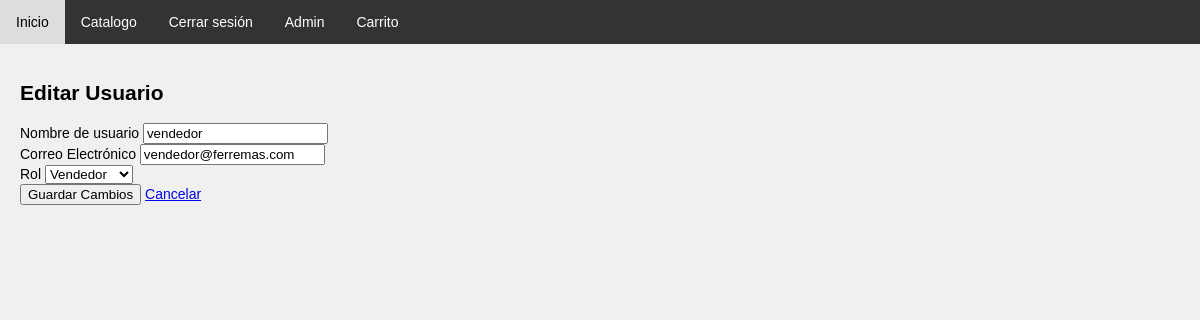
/admin/editar_usuario.php?id=9 (signed in), run on the app's committed database.
### tables this page shows
CREATE TABLE `usuarios` (
  `id` int NOT NULL,
  `nombre` varchar(50) NOT NULL,
  `contrasena` varchar(255) NOT NULL,
  `correo` varchar(100) NOT NULL,
  `creado_en` timestamp NULL DEFAULT CURRENT_TIMESTAMP,
  `rol` varchar(50) NOT NULL DEFAULT 'cliente'
);

### admin/editar_usuario.php (the view, shortened to what this page needs)
<?php
require_once "../db.php";
$nombre = $correo = $rol = "";
$nombre_err = $correo_err = $rol_err = "";
if(isset($_GET["id"]) && !empty(trim($_GET["id"]))){
    $sql = "SELECT nombre, correo, rol FROM usuarios WHERE id = ?";
    if($stmt = $conn->prepare($sql)){
        $stmt->bind_param("i", $param_id);
        if($stmt->execute()){
            $result = $stmt->get_result();
            if($result->num_rows == 1){
                $row = $result->fetch_array(MYSQLI_ASSOC);
                $nombre = $row["nombre"];
                $correo = $row["correo"];
                $rol = $row["rol"];
            } else{
                header("location: error.php");
                exit();
            }
        } else{
            echo "Oops! Algo salió mal. Por favor, inténtelo de nuevo más tarde.";
        }
    }
}
?>
<!DOCTYPE html>
<html lang="es">
<head>
    <link rel="stylesheet" href="../navbar/styleNavbar.css">
    <link rel="stylesheet" href="styleAdmin.css">
</head>
<body>
    <?php include '../navbar/navbar.php'; ?>
    <div class="wrapper">
        <h2>Editar Usuario</h2>
        <form action="<?php echo htmlspecialchars($_SERVER["PHP_SELF"]) . "?id=" . $_GET["id"]; ?>" method="post">
            <div class="form-group <?php echo (!empty($nombre_err)) ? 'has-error' : ''; ?>">
                <label>Nombre de usuario</label>
                <input type="text" name="nombre" class="form-control" value="<?php echo $nombre; ?>">
            </div>
            <div class="form-group <?php echo (!empty($correo_err)) ? 'has-error' : ''; ?>">
                <label>Correo Electrónico</label>
                <input type="email" name="correo" class="form-control" value="<?php echo $correo; ?>">
            </div>
            <div class="form-group <?php echo (!empty($rol_err)) ? 'has-error' : ''; ?>">
                <label>Rol</label>
                <select name="rol" class="form-control">
                    <option value="vendedor" <?php if($rol == 'vendedor') echo 'selected'; ?>>Vendedor</option>
                </select>
            </div>
            <div class="form-group">
                <input type="submit" class="btn btn-primary" value="Guardar Cambios">
                <a href="gestionar_usuarios.php" class="btn btn-default">Cancelar</a>
            </div>
        </form>
    </div>
</body>
</html>

### navbar/styleNavbar.css (style rules this page uses)
body { font-family: Arial, sans-serif; background-color: #f0f0f0; margin: 0; padding: 0; }

### admin/styleAdmin.css (style rules this page uses)
body { font: 14px sans-serif; }

### admin/editar_usuario.php (style rules this page uses)
body { font: 14px sans-serif; }
.wrapper { width: 350px; padding: 20px; }

### data on the page
usuarios: nombre "vendedor", correo "vendedor@ferremas.com", rol "Vendedor"
